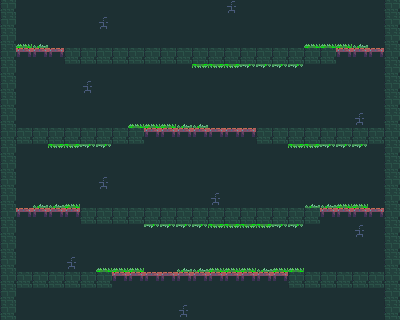

A level layout from a 2D game, rendered from its tile map. Below: a short description, then the map file with tile-grid data replaced by summaries:
An orthogonal 25x20 tile map with 16x16 px tiles, 5 tile layers (Background, Background2:ElectricBoogaloo, OneSidedPlatforms, Platforms, ...), 2 tilesets and 12 objects.

<map version="1.0" tiledversion="1.1.2" orientation="orthogonal" renderorder="right-up" width="25" height="20" tilewidth="16" tileheight="16" infinite="0" nextobjectid="1">
 <tileset firstgid="1" source="../tile1.tsx" />
 <tileset firstgid="65" name="sketches1-0 tiles and monsters" tilewidth="16" tileheight="16" tilecount="64" columns="8">
  <image source="../../Assets/Images/sketches2- tiles and monsters.png" width="128" height="128" />
  <tile id="2">
   <objectgroup draworder="index">
    <object id="1" x="0" y="0" width="16" height="3" />
   </objectgroup>
  </tile>
  <tile id="3">
   <objectgroup draworder="index">
    <object id="2" x="0" y="0" width="16" height="16" />
   </objectgroup>
  </tile>
  <tile id="4">
   <objectgroup draworder="index">
    <object id="1" x="0" y="0" width="16" height="16" />
   </objectgroup>
  </tile>
  <tile id="5">
   <objectgroup draworder="index">
    <object id="1" x="0" y="0" width="16" height="16" />
   </objectgroup>
  </tile>
  <tile id="8">
   <objectgroup draworder="index">
    <object id="1" x="0" y="0" width="16" height="16" />
   </objectgroup>
  </tile>
  <tile id="9">
   <objectgroup draworder="index">
    <object id="1" x="0" y="0" width="16" height="16" />
   </objectgroup>
  </tile>
  <tile id="10">
   <objectgroup draworder="index">
    <object id="1" x="0" y="0" width="16" height="16" />
   </objectgroup>
  </tile>
  <tile id="19">
   <objectgroup draworder="index">
    <object id="1" x="0" y="0" width="16" height="8" />
   </objectgroup>
   <animation>
    <frame tileid="19" duration="200" />
    <frame tileid="29" duration="200" />
   </animation>
  </tile>
  <tile id="20">
   <objectgroup draworder="index">
    <object id="2" x="0" y="0" width="16" height="8" />
   </objectgroup>
   <animation>
    <frame tileid="20" duration="200" />
    <frame tileid="30" duration="200" />
   </animation>
  </tile>
  <tile id="21">
   <objectgroup draworder="index">
    <object id="1" x="0" y="0" width="16" height="8" />
   </objectgroup>
   <animation>
    <frame tileid="21" duration="200" />
    <frame tileid="31" duration="200" />
   </animation>
  </tile>
  <tile id="22">
   <objectgroup draworder="index">
    <object id="1" x="0" y="0" width="16" height="16" />
   </objectgroup>
  </tile>
  <tile id="36">
   <objectgroup draworder="index">
    <object id="1" x="0" y="0" width="16" height="4" />
   </objectgroup>
  </tile>
 </tileset>
 <layer name="Background" width="25" height="20">
  <data>[500 cells, 500 non-empty, 1 distinct tile ids]</data>
 </layer>
 <layer name="Background2:ElectricBoogaloo" width="25" height="20">
  <data>[500 cells, 49 non-empty, 2 distinct tile ids]</data>
 </layer>
 <layer name="OneSidedPlatforms" width="25" height="20">
  <data>[500 cells, 32 non-empty, 1 distinct tile ids]</data>
 </layer>
 <layer name="Platforms" width="25" height="20">
  <data>[500 cells, 60 non-empty, 1 distinct tile ids]</data>
 </layer>
 <layer name="Foreground" width="25" height="20">
  <data>[500 cells, 55 non-empty, 2 distinct tile ids]</data>
 </layer>
</map>
